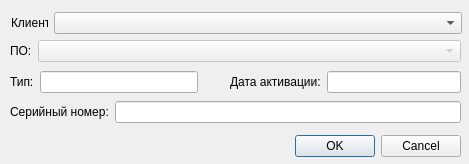
<?xml version="1.0" encoding="UTF-8"?>
<ui version="4.0">
 <class>CancelDialog</class>
 <widget class="QDialog" name="CancelDialog">
  <property name="geometry">
   <rect>
    <x>0</x>
    <y>0</y>
    <width>469</width>
    <height>164</height>
   </rect>
  </property>
  <property name="windowTitle">
   <string>Отмена продажи</string>
  </property>
  <property name="windowIcon">
   <iconset resource="Icons.qrc">
    <normaloff>:/images/favicon.ico</normaloff>:/images/favicon.ico</iconset>
  </property>
  <widget class="QDialogButtonBox" name="DialogBtnBox">
   <property name="geometry">
    <rect>
     <x>120</x>
     <y>130</y>
     <width>341</width>
     <height>32</height>
    </rect>
   </property>
   <property name="orientation">
    <enum>Qt::Horizontal</enum>
   </property>
   <property name="standardButtons">
    <set>QDialogButtonBox::Cancel|QDialogButtonBox::Ok</set>
   </property>
  </widget>
  <widget class="QWidget" name="layoutWidget_3">
   <property name="geometry">
    <rect>
     <x>10</x>
     <y>40</y>
     <width>451</width>
     <height>24</height>
    </rect>
   </property>
   <layout class="QFormLayout" name="SoftLayout">
    <item row="0" column="0">
     <widget class="QLabel" name="SoftLabel">
      <property name="text">
       <string>ПО:</string>
      </property>
     </widget>
    </item>
    <item row="0" column="1">
     <widget class="QComboBox" name="SoftComboBox">
      <property name="enabled">
       <bool>false</bool>
      </property>
     </widget>
    </item>
   </layout>
  </widget>
  <widget class="QWidget" name="layoutWidget_4">
   <property name="geometry">
    <rect>
     <x>11</x>
     <y>10</y>
     <width>451</width>
     <height>27</height>
    </rect>
   </property>
   <layout class="QGridLayout" name="CustomerLayout">
    <item row="0" column="0">
     <widget class="QLabel" name="CustomerLabel">
      <property name="minimumSize">
       <size>
        <width>37</width>
        <height>16</height>
       </size>
      </property>
      <property name="maximumSize">
       <size>
        <width>37</width>
        <height>16</height>
       </size>
      </property>
      <property name="text">
       <string>&lt;html&gt;&lt;head/&gt;&lt;body&gt;&lt;p&gt;Клиент:&lt;/p&gt;&lt;/body&gt;&lt;/html&gt;</string>
      </property>
     </widget>
    </item>
    <item row="0" column="1">
     <widget class="QComboBox" name="CustomerComboBox"/>
    </item>
   </layout>
  </widget>
  <widget class="QWidget" name="layoutWidget">
   <property name="geometry">
    <rect>
     <x>10</x>
     <y>70</y>
     <width>188</width>
     <height>24</height>
    </rect>
   </property>
   <layout class="QHBoxLayout" name="TypeLayout">
    <item>
     <widget class="QLabel" name="TypeLabel">
      <property name="text">
       <string>Тип:</string>
      </property>
     </widget>
    </item>
    <item>
     <widget class="QLineEdit" name="TypeEdit">
      <property name="readOnly">
       <bool>true</bool>
      </property>
     </widget>
    </item>
   </layout>
  </widget>
  <widget class="QWidget" name="layoutWidget">
   <property name="geometry">
    <rect>
     <x>10</x>
     <y>100</y>
     <width>451</width>
     <height>24</height>
    </rect>
   </property>
   <layout class="QHBoxLayout" name="SerialLayout">
    <item>
     <widget class="QLabel" name="SerialLabel">
      <property name="text">
       <string>Серийный номер:</string>
      </property>
     </widget>
    </item>
    <item>
     <widget class="QLineEdit" name="SerialEdit">
      <property name="readOnly">
       <bool>true</bool>
      </property>
     </widget>
    </item>
   </layout>
  </widget>
  <widget class="QWidget" name="layoutWidget">
   <property name="geometry">
    <rect>
     <x>230</x>
     <y>70</y>
     <width>231</width>
     <height>24</height>
    </rect>
   </property>
   <layout class="QHBoxLayout" name="ActDateLayout">
    <item>
     <widget class="QLabel" name="ActDateLabel">
      <property name="text">
       <string>Дата активации:</string>
      </property>
     </widget>
    </item>
    <item>
     <widget class="QLineEdit" name="ActDateEdit">
      <property name="readOnly">
       <bool>true</bool>
      </property>
     </widget>
    </item>
   </layout>
  </widget>
 </widget>
 <resources>
  <include location="Icons.qrc"/>
 </resources>
 <connections>
  <connection>
   <sender>DialogBtnBox</sender>
   <signal>accepted()</signal>
   <receiver>CancelDialog</receiver>
   <slot>accept()</slot>
   <hints>
    <hint type="sourcelabel">
     <x>248</x>
     <y>254</y>
    </hint>
    <hint type="destinationlabel">
     <x>157</x>
     <y>274</y>
    </hint>
   </hints>
  </connection>
  <connection>
   <sender>DialogBtnBox</sender>
   <signal>rejected()</signal>
   <receiver>CancelDialog</receiver>
   <slot>reject()</slot>
   <hints>
    <hint type="sourcelabel">
     <x>316</x>
     <y>260</y>
    </hint>
    <hint type="destinationlabel">
     <x>286</x>
     <y>274</y>
    </hint>
   </hints>
  </connection>
 </connections>
</ui>
